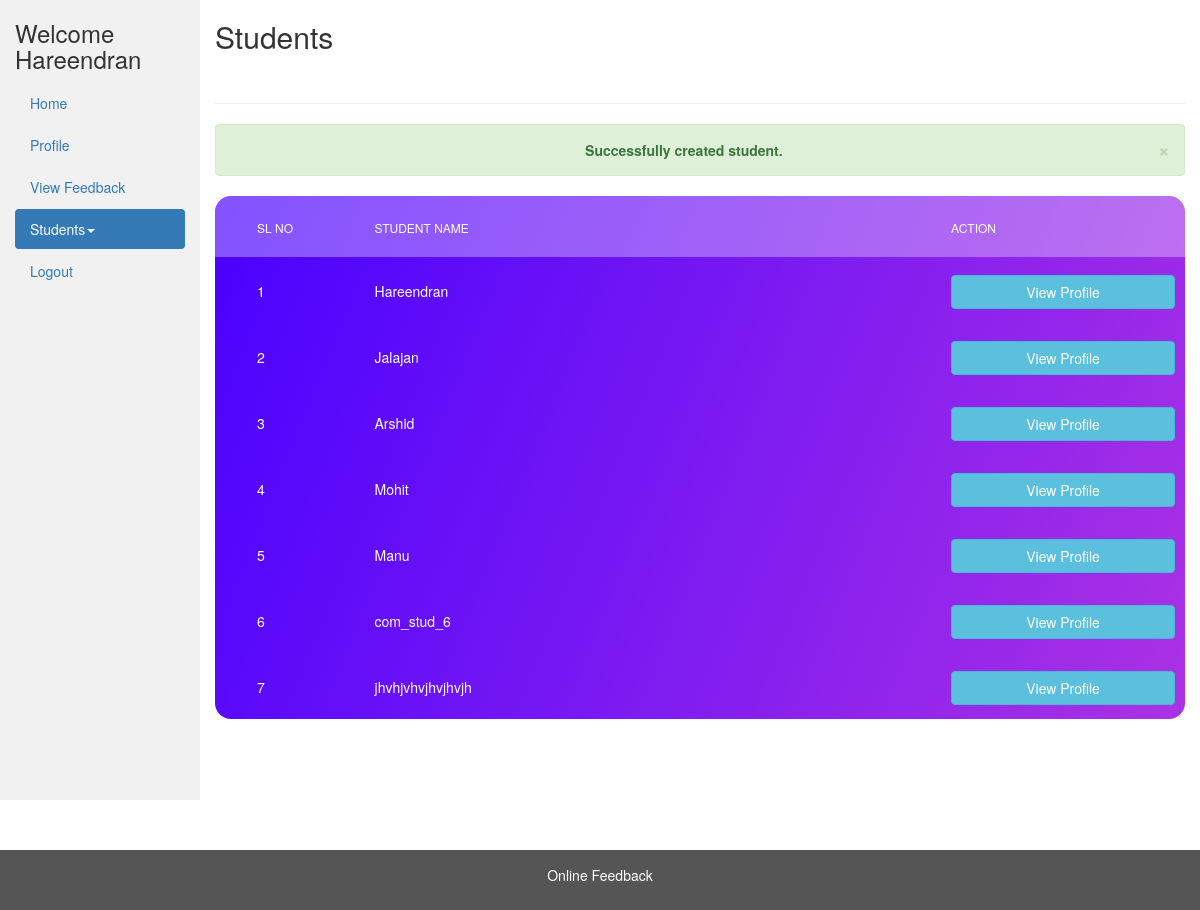
The app's page /faculty/view_students.php?status=success (signed in) with its own data.
### tables this page shows
CREATE TABLE IF NOT EXISTS `student` (
  `id` int(11) NOT NULL AUTO_INCREMENT,
  `name` char(40) NOT NULL,
  `gender` int(11) NOT NULL,
  `email` varchar(40) NOT NULL,
  `mobile` bigint(11) NOT NULL,
  `department_id` int(11) NOT NULL,
  `semester_id` int(10) NOT NULL,
  `image` varchar(50) NOT NULL DEFAULT '../img/no_image.jpg',
  `dob` date NOT NULL,
  `regid` int(11) NOT NULL,
  `feedback_submitted` int(11) NOT NULL DEFAULT 0,
  PRIMARY KEY (`id`),
  UNIQUE KEY `regid` (`regid`)
);

### faculty/view_students.php (the view, shortened to what this page needs)
<?php
include_once '../database/dbconfig.php';
?>
<!DOCTYPE html>
<html lang="en">
  <head>
    <link rel="stylesheet" href="../css/bootstrap-3.4.1.min.css">
    <link rel="stylesheet" type="text/css" href="../css/main.css" />
  </head>
  <body>
    <div class="container-fluid">
      <div class="row content">
        <div class="col-sm-2 sidenav">
          <h3>
            Welcome
            <?php echo ($_SESSION['login_user']); ?>
          </h3>
          <ul class="nav nav-pills nav-stacked">
            <li><a href="faculty_dashboard.php">Home</a></li>
            <li><a href="faculty_profile.php">Profile</a></li>
            <li><a href="view_feedback.php">View Feedback</a></li>
            <li class="active">
                <a href="#stud_sub-menu" data-toggle="collapse" data-parent="#main-menu">Students<span class="caret"></span></a>
            </li>
            <li><a href="../logout.php">Logout</a></li>
          </ul>
          <br />
        </div>
        <div class="col-sm-10">
          <div>
            <h2>Students</h2>
          </div>
          <br>
          <hr>
          <?php
            if(isset($_GET['status'])) {
              if ($_GET['status'] == 'success') {
                echo ('<div class="alert text-center alert-success alert-dismissible">
                        <a class="panel-close close" data-dismiss="alert">×</a>
                        <strong>Successfully created student.</strong>
                      </div>');
              } elseif ($_GET['status'] == 'failed') {
                echo ('<div class="alert text-center alert-danger alert-dismissible">
                        <a class="panel-close close" data-dismiss="alert">×</a>
                        <strong>Failed to create student.</strong>
                      </div>');
              }
            }
          ?>
          <div class="table100 ver6 m-b-110">
            <table data-vertable="ver6" id="students">
              <thead>
                <tr class="row100 head">
                  <th class="column100 column1" data-column="column1">
                    Sl No
                  </th>
                  <th class="column100 column2" data-column="column2">
                    Student Name
                  </th>
                  <th class="column100 column3" data-column="column3">
                    Action
                  </th>
                </tr>
              </thead>
              <tbody>
                <?php
                    $department_id = $_SESSION['department_id'];
                    $sql = 'SELECT * FROM `student` where department_id = '.$department_id;
                    $result = mysqli_query($conn, $sql);
                    $count = 0;
                    while ($rows = mysqli_fetch_array($result)) {
                        $count++;
                ?>
                    <tr class="row100 data">
                      <td class="column100 column1 value" data-column="column1">
                        <?php echo $count; ?>
                      </td>
                      <td class="column100 column2 value" data-column="column2">
                        <?php echo $rows['name']; ?>
                      </td>
                      <td class="column100 column3" data-column="column3">
                        <a class="btn btn-block btn-info" href="view_student_profile.php?student_id=<?php echo $rows['id'] ?>">View Profile</a>
                      </td>
                    </tr>
                <?php
                    }
                ?>
              </tbody>
            </table>
          </div>
        </div>
      </div>
    </div>
    <footer class="container-fluid" style="margin-top: 50px">
      <center>
        <p>Online Feedback</p>
      </center>
    </footer>
  </body>
</html>

### css/main.css (style rules this page uses)
table { width: 100%; background-color: #fff; }
th, td { font-weight: unset; padding-right: 10px; }
.column100 { width: 130px; padding-left: 25px; }
.column100.column1 { width: 0px; padding-left: 42px; }
.column100.column2 { width: 300px; }
.row100.head th { padding-top: 24px; padding-bottom: 20px; }
.row100 td { padding-top: 18px; padding-bottom: 14px; }
.table100.ver6 { border-radius: 16px; overflow: hidden; background: #7918f2; background: -webkit-linear-gradient(-68deg, #ac32e4, #4801ff); background: -o-linear-gradient(-68deg, #ac32e4, #4801ff); background: -moz-linear-gradient(-68deg, #ac32e4, #4801ff); background: linear-gradient(-68deg, #ac32e4, #4801ff); }
.table100.ver6 table { background-color: transparent; }
.table100.ver6 td { font-size: 14px; color: #fff; line-height: 1.4; }
.table100.ver6 th { font-size: 12px; color: #fff; line-height: 1.4; text-transform: uppercase; background-color: rgba(255, 255, 255, 0.32); }

### faculty/view_students.php (style rules this page uses)
.row.content { height: 800px; }
.sidenav { background-color: #f1f1f1; height: 100%; }
footer { background-color: #555; color: white; padding: 15px; }

### records on screen
student: name "Hareendran"
student: name "Jalajan"
student: name "Arshid"
student: name "Mohit"
student: name "Manu"
student: name "com_stud_6"
student: name "jhvhjvhvjhvjhvjh"

### other values on screen
$_SESSION['login_user'] "Hareendran"
